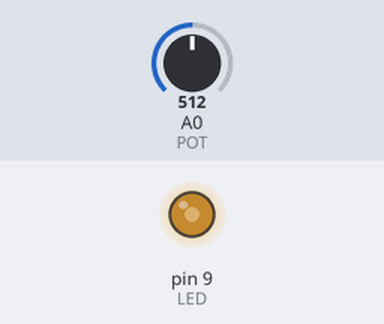
Recording of a sketch running on a simulated Arduino Uno, built with avr-gcc and run on an emulated ATmega328P. Parts: output pins drawn as LEDs (lit = HIGH). The test bench sets the inputs (shaded band); at power-on: A0 (POT) = 512.

Above: at 1.2 s.
1.3 s: A0 (POT) set to 716
At 2.3 s:
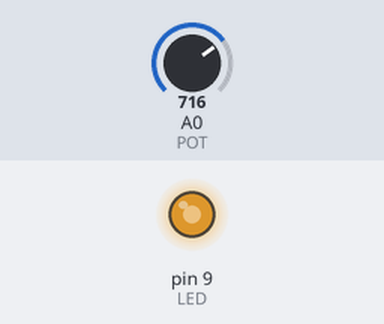
2.8 s: A0 (POT) set to 900
At 3.5 s:
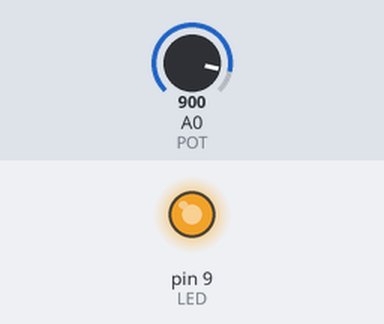
4.3 s: A0 (POT) set to 122
At 4.6 s:
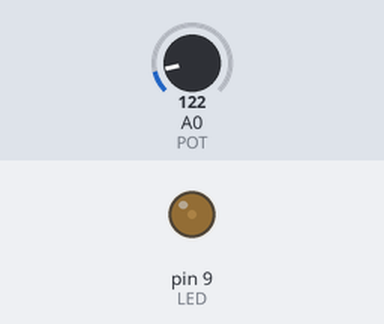
5.8 s: A0 (POT) set to 0
At 7.0 s:
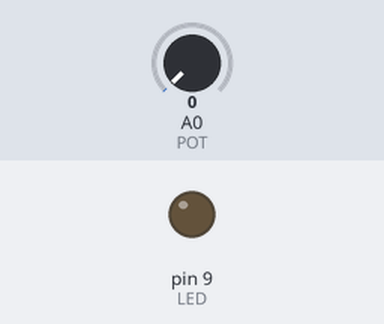
7.3 s: A0 (POT) set to 511
At 8.1 s:
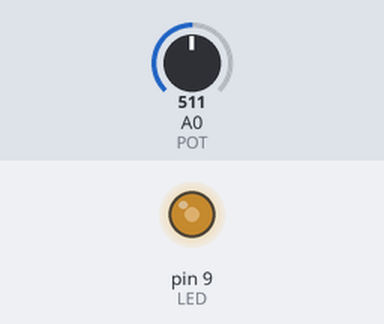
Timing chart, 0 to 9.8 s (numbered marks = the images above; inputs shaded):
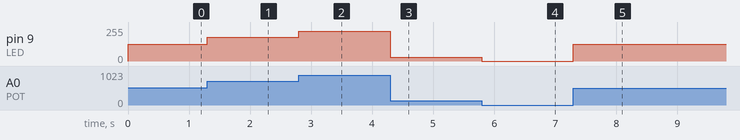

Measured:
- after the input at 1.3 s, pin 9 (LED): 127/255 → 178/255 at once
- after the input at 2.8 s, pin 9 (LED): 178/255 → 224/255 at once
- after the input at 4.3 s, pin 9 (LED): 224/255 → 30/255 at once
- after the input at 5.8 s, pin 9 (LED): 30/255 → 0/255 at once
- after the input at 7.3 s, pin 9 (LED): 0/255 → 127/255 at once

The sketch:

potenciometro_led.ino
```cpp
const int POT = A0;
const int LED = 9; // pin PWM en Arduino Uno

void setup() {
  pinMode(LED, OUTPUT);
}

void loop() {
  int lectura = analogRead(POT);
  int brillo = map(lectura, 0, 1023, 0, 255);
  analogWrite(LED, brillo);
}
```
